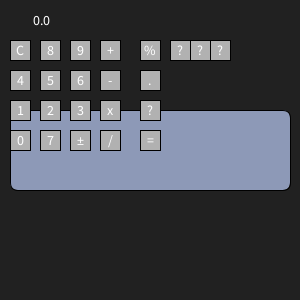
Frame 1 (no input)
Frame 60 (the mouse pressed at the canvas centre just before this capture): identical to frame 1, image omitted
Frame 120 (the mouse held since frame 60 and released just before this capture): identical to frame 1, image omitted

The Processing sketch that drew this single still picture (run headless with seeded random() and noise(); from frame 60 on, the mouse is pressed at the canvas centre):

// Processing sketch: calculator
// ── calculator.pde
// roman suprise| 9/14/26|calculator assignment
String displayVal;
float l, r, result;
char op;
boolean left;
Button[] numButtons = new Button[10];
Button[] opButtons = new Button[13];

void setup () {
  size(300, 300);
  displayVal = "0.0";
  l = 0.0;
  r = 0.0;
  result = 0.0;
  op = ' ';
  left = true;

  numButtons[0] = new Button(20, 140, 20, 20, '0');
  numButtons[1] = new Button(20, 110, 20, 20, '1');
  numButtons[2] = new Button(50, 110, 20, 20, '2');
  numButtons[3] = new Button(80, 110, 20, 20, '3');
  numButtons[4] = new Button(20, 80, 20, 20, '4');
  numButtons[5] = new Button(50, 80, 20, 20, '5');
  numButtons[6] = new Button(80, 80, 20, 20, '6');
  numButtons[7] = new Button(50, 140, 20, 20, '7');
  numButtons[8] = new Button(50, 50, 20, 20, '8');
  numButtons[9] = new Button(80, 50, 20, 20, '9');


  opButtons[0] = new Button(20, 50, 20, 20, 'C');
  opButtons[1] = new Button(110, 50, 20, 20, '+');
  opButtons[2] = new Button(110, 80, 20, 20, '-');
  opButtons[3] = new Button(110, 110, 20, 20, 'x');
  opButtons[4] = new Button(110, 140, 20, 20, '/');
  opButtons[5] = new Button(80, 140, 20, 20, '±');
  opButtons[6] = new Button(150, 140, 20, 20, '=');
  opButtons[7] = new Button(150, 80, 20, 20, '.');
  opButtons[8] = new Button(150, 50, 20, 20, '%');
  opButtons[9] = new Button(180, 50, 20, 20, '?');
  opButtons[10] = new Button(200, 50, 20, 20, '?');
  opButtons[11] = new Button(220, 50, 20, 20, '?');
  opButtons[12] = new Button(150, 110, 20, 20, '?');
}
void draw() {
  background(33);
  updateDisplay();
  for (int i = 0; i< numButtons.length; i++) {
    numButtons[i].display();
    numButtons[i].mouseOver(mouseX, mouseY);
  }
  for (int i = 0; i< opButtons.length; i++) {
    opButtons[i].display();
    opButtons[i].mouseOver(mouseX, mouseY);
  }
}

void updateDisplay() {
  //Background shape
  rectMode(CENTER);
  fill(#8D99B7);
  rect(width/2, height/2, height-20, 80, 8);

  //overlay text
  fill(255);
  textAlign(RIGHT, CENTER);
  textSize(14);
  text(displayVal, width-250, 20);
}
void mousePressed() {
  // Check Number Buttons
  for (int i = 0; i < numButtons.length; i++) {
    if (numButtons[i].hover) {
      handleNumber(numButtons[i].val);
      return;
    }
  }

  //Check Operator Buttons
  for (int i = 0; i < opButtons.length; i++) {
    if (opButtons[i].hover) {
      handleOperator(opButtons[i].val);
      return;
    }
  }
}
//  void mousePressed() {
//    // Check Number Buttons
//    for (int i = 0; i < numButtons.length; i++) {
//      if (numButtons[i].isHovered) {
//        handleNumber(numButtons[i].val);
//        return;
//      }
//    }
//  }

//  // Check Operator Buttons
//  for (int i = 0; i < opButtons.length; i++) {
//    if (opButtons[i].isHovered) {
//      handleOperator(opButtons[i].val);
//      return;
//    }
//  }
//}
void handleNumber(char num) {
  if (displayVal.equals("0.0") || displayVal.equals("0")) {
    displayVal = String.valueOf(num);
  } else {
    displayVal += num;
  }
}

void handleOperator(char opChar) {
  if (opChar == 'C') {
    displayVal = "0.0";
    l = 0;
    r = 0;
    op = ' ';
    left = true;
  } else if (opChar == '+' || opChar == '-' || opChar == 'x' || opChar == '/') {
    l = float(displayVal);
    op = opChar;
    displayVal = "0";
  } else if (opChar == '=') {
    r = float(displayVal);
    if (op == '+') result = l + r;
    if (op == '-') result = l - r;
    if (op == 'x') result = l * r;
    if (op == '/') result = (r != 0) ? l / r : 0; // Prevent dividing by zero

    displayVal = String.valueOf(result);
    op = ' ';
  } else if (opChar == '.') {
    if (!displayVal.contains(".")) {
      displayVal += ".";
    }
  }
}

// ── Button.pde
class Button {
  // Member variables
  float x, y, w, h;
  color c1, c2;
  char val;
  boolean hover;

  // Constructor
  Button(float x, float y, float w, float h, char val) {
    this.x = x;
    this.y = y;
    this.w = w;
    this.h = h;
    w = 100;
    h = 30;
    c1 = color(60);
    c2 = color(177);
    this. val = val;
    hover = false;
  }

  //Member methods
  void display() {
    if (hover==true) {
      fill(c1);
    } else {

      fill(c2);
    }
    rectMode(CENTER);
    rect(x, y, w, h);
    fill(255);
    textAlign(CENTER,CENTER);
    text(val, x, y);
  }

  void mouseOver(int tempX, int tempY) {
    if (tempX>x-w/2 && tempX<x+w/2 && tempY>y-h/2 && tempY<y+h/2) {
      hover=true;
    } else {
      hover=false;
    }
  }
}
